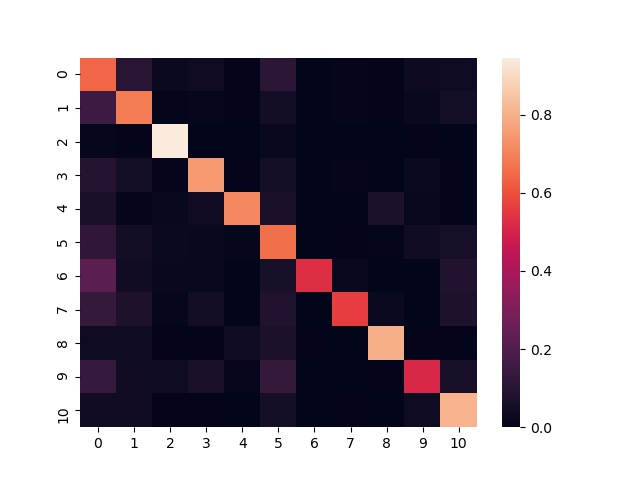

The Python source for this figure:
import numpy as np
from sklearn.metrics import confusion_matrix
import collections
import functools
from absl import app

import tensorflow as tf
import tensorflow_federated as tff

from stanfordDataset2 import get_stanford_federated_dataset
from stanfordDataset2 import preprocess
from resnet_models import create_resnet18

tf.random.set_seed(42)
np.random.seed(42)
initializer = tf.keras.initializers.GlorotUniform(seed=42)

import seaborn as sn
import matplotlib.pyplot as plt

def evaluate(keras_model, test_dataset):
  """Evaluate the acurracy of a keras model on a test dataset."""
  metric = tf.keras.metrics.SparseCategoricalAccuracy(name='test_accuracy')
  for batch in test_dataset:
    predictions = keras_model(batch['x'])
    metric.update_state(y_true=batch['y'], y_pred=predictions)
  return metric.result()

def create_confusion_matrix(keras_model, test_dataset):
  y_true = []
  y_preds = []
  for batch in test_dataset:
    # Optimize the model
    x = batch["x"]
    y = batch["y"]
    y_true=np.concatenate([np.reshape(np.array(y_true),[-1,1]),np.reshape(np.array(y),[-1,1])])
    y_preds=np.concatenate([np.reshape(np.array(y_preds),[-1,1]),np.reshape(np.array(np.argmax(keras_model(x, training=False), axis=1)),[-1,1])])
  cf_matrix = confusion_matrix(y_true, y_preds,normalize="true")
  return cf_matrix

def create_original_fedavg_cnn_model(input_shape = [32, 32, 3]):
  """The CNN model used in https://arxiv.org/abs/1602.05629.

  Args:
    only_digits: If True, uses a final layer with 10 outputs, for use with the
      digits only EMNIST dataset. If False, uses 62 outputs for the larger
      dataset.

  Returns:
    An uncompiled `tf.keras.Model`.
  """
  data_format = 'channels_last'
  

  max_pool = functools.partial(
      tf.keras.layers.MaxPooling2D,
      pool_size=(2, 2),
      padding='same',
      data_format=data_format)
  conv2d = functools.partial(
      tf.keras.layers.Conv2D,
      kernel_size=5,
      padding='same',
      data_format=data_format,
      activation=tf.nn.relu,
      kernel_initializer=initializer)

  model = tf.keras.models.Sequential([
      conv2d(filters=32, input_shape=input_shape),
      max_pool(),
      conv2d(filters=64),
      max_pool(),
      tf.keras.layers.Flatten(),
      tf.keras.layers.Dense(512, activation=tf.nn.relu, kernel_initializer=initializer),
      tf.keras.layers.Dense(11),
      tf.keras.layers.Activation(tf.nn.softmax),
  ])

  return model


def main(argv):

  if len(argv) > 1:
    raise app.UsageError('Too many command-line arguments.')

  train_data, test_data = get_stanford_federated_dataset(size=32)
  train_set = preprocess(train_data.create_tf_dataset_from_all_clients(),batch_size=128)
  test_set = preprocess(test_data.create_tf_dataset_from_all_clients(),batch_size=128)
  #model = create_resnet18(input_shape=(64,64,3),num_classes=11,seed=42)
  model = create_original_fedavg_cnn_model(input_shape=[32,32,3])

  epochs = 40
  optimizer = tf.keras.optimizers.SGD(learning_rate=0.01, momentum=0.9)
  loss_object = tf.keras.losses.SparseCategoricalCrossentropy()
  accuracy = evaluate(model,test_set)
  print(f'Initial validation accuracy: {accuracy * 100.0:.2f}%')
  f = open("central.txt", "a")
  f.write("\n")
  f.write(f'Initial validation accuracy: {accuracy * 100.0:.2f}%')
  f.write("\n")
  f.close()
  for epoch in range(1,epochs+1):
    for batch in iter(train_set):
      with tf.GradientTape() as tape:
        preds = model(batch['x'], training=True)
        loss = loss_object(batch['y'], preds)
      grads = tape.gradient(loss, model.trainable_weights)
      optimizer.apply_gradients(zip(grads, model.trainable_weights))
    if epoch%2==0:
      accuracy = evaluate(model,test_set)
      print(f'Round {epoch} validation accuracy: {accuracy*100:.2f}')
      f = open("central.txt", "a")
      f.write(f'Round {epoch} validation accuracy: {accuracy*100:.2f}')
      f.write("\n")
      f.close()

  cf_matrix = create_confusion_matrix(model, test_set)
  hm = sn.heatmap(cf_matrix)
  plt.show()
  fig = hm.get_figure()
  fig.savefig("central.jpg")


if __name__ == '__main__':
  app.run(main)

  
